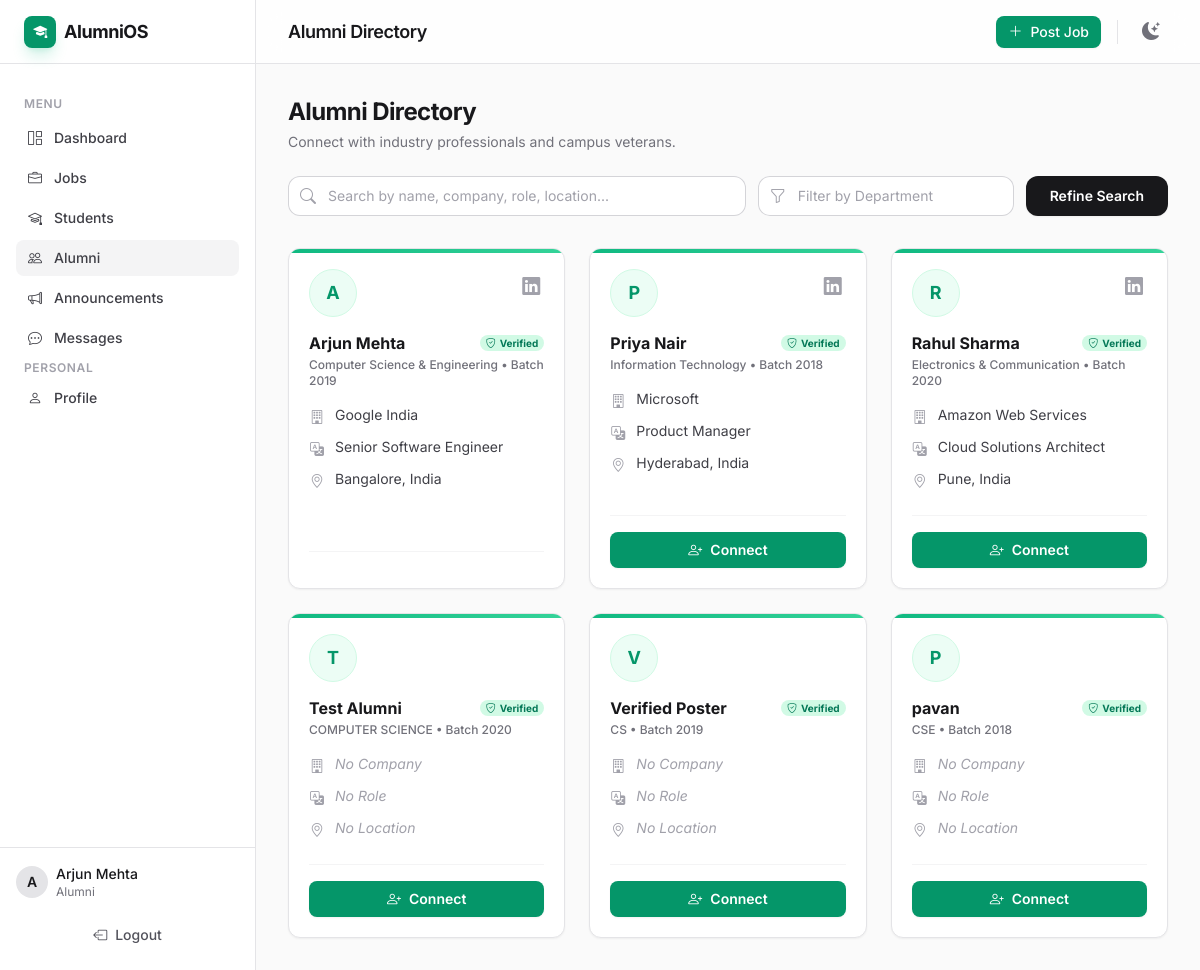
Page /alumni (signed in) on the committed database.
### app.py (models this page shows)
class User(db.Model, UserMixin):
    id = db.Column(db.Integer, primary_key=True)
    role = db.Column(db.String(20), nullable=False, index=True)
    full_name = db.Column(db.String(120), nullable=False)
    email = db.Column(db.String(120), unique=True, nullable=False, index=True)
    password_hash = db.Column(db.String(255), nullable=False)
    batch = db.Column(db.String(20), default="")
    department = db.Column(db.String(80), default="")
    company = db.Column(db.String(120), default="")
    job_role = db.Column(db.String(120), default="")
    location = db.Column(db.String(120), default="")
    linkedin = db.Column(db.String(200), default="")
    bio = db.Column(db.Text, default="")
    skills = db.Column(db.String(500), default="")  # Comma-separated skills
    roll_number = db.Column(db.String(100), unique=True, nullable=True)
    joined_year = db.Column(db.String(10), default="")
    graduation_duration = db.Column(db.String(20), default="")
    resume_filename = db.Column(db.String(255), default="")
    resume_embedding = db.Column(db.PickleType, nullable=True)
    resume_ml_status = db.Column(db.String(20), default="none")  # none, processing, completed, failed
    is_verified = db.Column(db.Boolean, default=False)
    verification_status = db.Column(db.String(20), default="pending")  # pending, approved, rejected
    verified_by_id = db.Column(db.Integer, db.ForeignKey("user.id"), nullable=True)
    verified_at = db.Column(db.DateTime, nullable=True)
    created_at = db.Column(db.DateTime, default=datetime.utcnow)
    failed_login_attempts = db.Column(db.Integer, default=0)
    account_locked_until = db.Column(db.DateTime, nullable=True)

### app.py (the view, shortened to what this page needs)
    @app.route("/alumni")
    @login_required
    def alumni_directory():
        if current_user.role == ROLE_ALUMNI and not current_user.is_verified:
            flash("Your profile must be verified by an admin before you can view the directory.", "warning")
            return redirect(url_for('dashboard'))
        q = request.args.get("q", "").strip()
        dept = request.args.get("dept", "").strip()
        query = User.query.filter_by(role=ROLE_ALUMNI, is_verified=True)
        if dept:
            query = query.filter(User.department.ilike(f"%{dept}%"))
        users = query.order_by(User.full_name.asc()).all()
        for u in users:
            conn = Connection.query.filter(
                db.or_(
                    db.and_(Connection.sender_id == current_user.id, Connection.receiver_id == u.id),
                    db.and_(Connection.sender_id == u.id, Connection.receiver_id == current_user.id)
                )
            ).first()
            if conn:
                u.connection_status = conn.status
                u.connection_id = conn.id
                u.connection_sender = conn.sender_id
            else:
                u.connection_status = "none"
        return render_template("alumni.html", users=users, q=q, dept=dept)

### templates/alumni.html (shortened to what this page needs)
{% extends "base.html" %}
{% block header_title %}Alumni Directory{% endblock %}
{% block content %}
<div class="mb-6 flex items-center justify-between">
  <div>
    <h2 class="text-2xl font-bold tracking-tight text-zinc-900 dark:text-zinc-100">Alumni Directory</h2>
    <p class="text-sm text-zinc-500 dark:text-zinc-400 mt-1">Connect with industry professionals and campus veterans.</p>
  </div>
</div>
<form class="flex flex-col md:flex-row gap-3 mb-8" method="GET" action="{{ url_for('alumni_directory') }}">
  <div class="flex-1 relative border-0">
    <div class="pointer-events-none absolute inset-y-0 left-0 flex items-center pl-3">
    </div>
    <input type="text" name="q" value="{{ q }}" placeholder="Search by name, company, role, location..." class="block w-full rounded-xl border-0 py-2.5 pl-10 pr-4 text-zinc-900 dark:text-zinc-100 dark:bg-zinc-800/50 ring-1 ring-inset ring-zinc-300 dark:ring-zinc-700 placeholder:text-zinc-400 focus:ring-2 focus:ring-inset focus:ring-primary-600 sm:text-sm transition-shadow">
  </div>
  <div class="w-full md:w-64 relative border-0">
    <div class="pointer-events-none absolute inset-y-0 left-0 flex items-center pl-3">
    </div>
    <input type="text" name="dept" value="{{ dept }}" placeholder="Filter by Department" class="block w-full rounded-xl border-0 py-2.5 pl-10 pr-4 text-zinc-900 dark:text-zinc-100 dark:bg-zinc-800/50 ring-1 ring-inset ring-zinc-300 dark:ring-zinc-700 placeholder:text-zinc-400 focus:ring-2 focus:ring-inset focus:ring-primary-600 sm:text-sm transition-shadow">
  </div>
  <button type="submit" class="inline-flex items-center justify-center rounded-xl bg-zinc-900 dark:bg-white px-6 py-2.5 text-sm font-semibold text-white dark:text-zinc-900 shadow-sm hover:bg-zinc-800 dark:hover:bg-zinc-100 focus:outline-none focus:ring-2 focus:ring-zinc-900 transition-colors whitespace-nowrap">
    Refine Search
  </button>
</form>
<div class="grid grid-cols-1 md:grid-cols-2 lg:grid-cols-3 xl:grid-cols-4 gap-6">
  {% for u in users %}
    <div class="bg-white dark:bg-zinc-900 border border-zinc-200 dark:border-zinc-800 rounded-xl shadow-sm hover:shadow-md transition-shadow duration-200 flex flex-col group relative overflow-hidden">
      <div class="absolute top-0 inset-x-0 h-1 bg-gradient-to-r from-primary-500 to-emerald-400"></div>
      <div class="p-5 flex-1 flex flex-col">
        <div class="flex items-start justify-between mb-4">
          <div class="w-12 h-12 rounded-full bg-primary-50 dark:bg-primary-500/10 text-primary-600 dark:text-primary-400 flex items-center justify-center text-lg font-bold border border-primary-100 dark:border-primary-500/20 shrink-0">
            {{ u.full_name[0]|upper }}
          </div>
          {% if u.linkedin %}
            <a href="{{ u.linkedin }}" target="_blank" rel="noopener noreferrer" class="text-zinc-400 hover:text-blue-600 dark:hover:text-blue-400 transition-colors p-1" title="LinkedIn Profile">
              <i class="bi bi-linkedin text-lg"></i>
            </a>
          {% endif %}
        </div>
        <div>
          <h3 class="text-base font-bold text-zinc-900 dark:text-zinc-100 group-hover:text-primary-600 dark:group-hover:text-primary-400 transition-colors leading-tight flex items-center justify-between">
            <span>{{ u.full_name }}</span>
            {% if u.is_verified %}
              <span class="inline-flex items-center rounded-full bg-emerald-100 px-1.5 py-0.5 text-[10px] font-bold text-emerald-700 dark:bg-emerald-500/10 dark:text-emerald-400 shrink-0 ml-2" title="Verified Alumni Portal Member">
                <i class="bi bi-shield-check mr-1"></i> Verified
              </span>
            {% endif %}
          </h3>
          <p class="text-xs text-zinc-500 dark:text-zinc-400 mt-1 font-medium">{{ u.department }} • Batch {{ u.batch }}</p>
        </div>
        <div class="mt-4 space-y-2.5 flex-1 text-sm text-zinc-700 dark:text-zinc-300">
          <div class="flex items-start gap-2.5">
            <i class="bi bi-building text-zinc-400 mt-0.5 w-4 text-center"></i>
            <span class="truncate" title="{{ u.company or 'Not provided' }}">{{ u.company or '<span class="text-zinc-400 italic">No Company</span>'|safe }}</span>
          </div>
          <div class="flex items-start gap-2.5">
            <i class="bi bi-translate text-zinc-400 mt-0.5 w-4 text-center"></i>
            <span class="truncate" title="{{ u.job_role or 'Not provided' }}">{{ u.job_role or '<span class="text-zinc-400 italic">No Role</span>'|safe }}</span>
          </div>
          <div class="flex items-start gap-2.5">
            <i class="bi bi-geo-alt text-zinc-400 mt-0.5 w-4 text-center"></i>
            <span class="truncate" title="{{ u.location or 'Not provided' }}">{{ u.location or '<span class="text-zinc-400 italic">No Location</span>'|safe }}</span>
          </div>
        </div>
        <div class="mt-6 pt-4 border-t border-zinc-100 dark:border-zinc-800/50 flex flex-col gap-2">
            {% if u.id != current_user.id %}
              {% if u.connection_status == 'accepted' %}
                <a href="{{ url_for('chat', user_id=u.id) }}" class="w-full inline-flex items-center justify-center rounded-lg border border-zinc-300 dark:border-zinc-700 bg-white dark:bg-zinc-800 px-4 py-2 text-sm font-medium text-zinc-700 dark:text-zinc-200 shadow-sm hover:bg-zinc-50 dark:hover:bg-zinc-700/50 hover:border-primary-300 dark:hover:border-primary-700 transition-all group-hover:bg-primary-50 dark:group-hover:bg-primary-500/10 group-hover:text-primary-700 dark:group-hover:text-primary-400">
                  <i class="bi bi-chat-dots mr-2"></i> Send Message
                </a>
              {% else %}
                <form method="post" action="{{ url_for('send_connection', user_id=u.id) }}" class="w-full">
                    <button type="submit" class="w-full inline-flex items-center justify-center rounded-lg bg-primary-600 px-4 py-2 text-sm font-semibold text-white shadow-sm hover:bg-primary-700 transition-colors">
                      <i class="bi bi-person-plus mr-2"></i> Connect
                    </button>
                </form>
              {% endif %}
            {% endif %}
        </div>
      </div>
    </div>
  {% endfor %}
</div>
{% endblock %}

### templates/base.html (shortened to what this page needs)
<!DOCTYPE html>
<html lang="en" class="antialiased">
<head>
    <link rel="stylesheet" href="https://cdn.jsdelivr.net/npm/bootstrap-icons@1.11.3/font/bootstrap-icons.min.css">
    <script src="https://cdn.tailwindcss.com"></script>
    <link rel="stylesheet" href="{{ url_for('static', filename='css/style.css') }}">
</head>
<body class="bg-zinc-50 text-zinc-900 dark:bg-zinc-950 dark:text-zinc-100 flex h-screen overflow-hidden selection:bg-primary-500/30">
    {% if current_user.is_authenticated %}
    <aside class="w-64 flex-shrink-0 border-r border-zinc-200 dark:border-zinc-800 bg-white dark:bg-zinc-900 flex flex-col transition-colors duration-200 hidden md:flex">
        <div class="h-16 flex items-center px-6 border-b border-zinc-200 dark:border-zinc-800">
            <a href="{{ url_for('index') }}" class="flex items-center gap-2 font-bold text-lg tracking-tight hover:opacity-80 transition-opacity">
                <span class="w-8 h-8 rounded-lg bg-primary-600 text-white flex items-center justify-center shadow-primary-500/20 shadow-lg">
                    <i class="bi bi-mortarboard-fill text-sm"></i>
                </span>
                <span>AlumniOS</span>
            </a>
        </div>
        <nav class="flex-1 overflow-y-auto p-4 space-y-1">
            {% if current_user.is_authenticated %}
                <div class="text-xs font-semibold text-zinc-400 dark:text-zinc-500 uppercase tracking-wider mb-2 mt-4 px-2">Menu</div>
                <a href="{{ url_for('dashboard') }}" class="flex items-center gap-3 px-3 py-2 rounded-lg text-sm font-medium transition-colors hover:bg-zinc-100 dark:hover:bg-zinc-800/50 text-zinc-700 dark:text-zinc-300 ">
                    <i class="bi bi-grid-1x2"></i> Dashboard
                </a>
                <a href="{{ url_for('jobs') }}" class="flex items-center gap-3 px-3 py-2 rounded-lg text-sm font-medium transition-colors hover:bg-zinc-100 dark:hover:bg-zinc-800/50 text-zinc-700 dark:text-zinc-300 ">
                    <i class="bi bi-briefcase"></i> Jobs
                </a>
                {% if current_user.role in ["alumni", "admin"] %}
                <a href="{{ url_for('students_directory') }}" class="flex items-center gap-3 px-3 py-2 rounded-lg text-sm font-medium transition-colors hover:bg-zinc-100 dark:hover:bg-zinc-800/50 text-zinc-700 dark:text-zinc-300 ">
                    <i class="bi bi-mortarboard"></i> Students
                </a>
                {% endif %}
                <a href="{{ url_for('alumni_directory') }}" class="flex items-center gap-3 px-3 py-2 rounded-lg text-sm font-medium transition-colors hover:bg-zinc-100 dark:hover:bg-zinc-800/50 text-zinc-700 dark:text-zinc-300 {% if request.endpoint == 'alumni_directory' %}bg-zinc-100 dark:bg-zinc-800/80 text-primary-600 dark:text-white{% endif %}">
                    <i class="bi bi-people"></i> Alumni
                </a>
                <a href="{{ url_for('announcements') }}" class="flex items-center gap-3 px-3 py-2 rounded-lg text-sm font-medium transition-colors hover:bg-zinc-100 dark:hover:bg-zinc-800/50 text-zinc-700 dark:text-zinc-300 ">
                    <i class="bi bi-megaphone"></i> Announcements
                </a>
                <a href="{{ url_for('messages') }}" class="flex items-center gap-3 px-3 py-2 rounded-lg text-sm font-medium transition-colors hover:bg-zinc-100 dark:hover:bg-zinc-800/50 text-zinc-700 dark:text-zinc-300 ">
                    <i class="bi bi-chat-dots"></i> Messages
                </a>
                <div class="text-xs font-semibold text-zinc-400 dark:text-zinc-500 uppercase tracking-wider mb-2 mt-6 px-2">Personal</div>
                <a href="{{ url_for('profile') }}" class="flex items-center gap-3 px-3 py-2 rounded-lg text-sm font-medium transition-colors hover:bg-zinc-100 dark:hover:bg-zinc-800/50 text-zinc-700 dark:text-zinc-300 ">
                    <i class="bi bi-person"></i> Profile
                </a>
            {% else %}
                <a href="{{ url_for('choose_login') }}" class="flex items-center gap-3 px-3 py-2 rounded-lg text-sm font-medium transition-colors bg-primary-600 hover:bg-primary-700 text-white shadow-sm mt-4">
                    <i class="bi bi-box-arrow-in-right"></i> Login to Portal
                </a>
            {% endif %}
        </nav>
        {% if current_user.is_authenticated %}
        <div class="p-4 border-t border-zinc-200 dark:border-zinc-800">
            <div class="flex items-center justify-between mb-4">
                <div class="flex items-center gap-2 overflow-hidden">
                    <div class="w-8 h-8 rounded-full bg-zinc-200 dark:bg-zinc-700 flex items-center justify-center text-sm font-semibold flex-shrink-0">
                        {{ current_user.full_name[0]|upper }}
                    </div>
                    <div class="truncate">
                        <div class="text-sm font-medium truncate">{{ current_user.full_name }}</div>
                        <div class="text-xs text-zinc-500 dark:text-zinc-400 truncate capitalize">{{ current_user.role }}</div>
                    </div>
                </div>
            </div>
            <a href="{{ url_for('logout') }}" class="w-full flex items-center justify-center gap-2 px-3 py-2 rounded-lg text-sm font-medium text-zinc-600 dark:text-zinc-400 hover:text-red-600 dark:hover:text-red-400 hover:bg-red-50 dark:hover:bg-red-950/30 transition-colors border border-transparent hover:border-red-100 dark:hover:border-red-900/50">
                <i class="bi bi-box-arrow-left"></i> Logout
            </a>
        </div>
        {% endif %}
    </aside>
    {% endif %}
    <div class="flex-1 flex flex-col min-w-0 transition-colors duration-200">
        <header class="h-16 flex-shrink-0 bg-white/80 dark:bg-zinc-900/80 backdrop-blur-md border-b border-zinc-200 dark:border-zinc-800 flex items-center justify-between px-4 sm:px-6 lg:px-8 z-10">
            <div class="flex items-center gap-4">
                <h1 class="text-lg font-semibold tracking-tight">{% block header_title %}Overview{% endblock %}</h1>
            </div>
            <div class="flex items-center gap-3">
                {% if current_user.is_authenticated %}
                    {% if current_user.role == "alumni" %}
                        <a href="{{ url_for('job_new') }}" class="hidden sm:inline-flex items-center gap-2 px-3 py-1.5 text-sm font-medium rounded-lg text-white bg-primary-600 hover:bg-primary-700 transition-colors shadow-sm">
                            <i class="bi bi-plus-lg"></i> Post Job
                        </a>
                    {% endif %}
                {% endif %}
                <button id="theme-toggle" class="p-2 text-zinc-500 dark:text-zinc-400 hover:bg-zinc-100 dark:hover:bg-zinc-800 rounded-lg transition-colors focus:outline-none focus:ring-2 focus:ring-primary-500/50" aria-label="Toggle Dark Mode">
                    <i id="theme-toggle-dark-icon" class="bi bi-moon-stars-fill hidden text-lg"></i>
                </button>
            </div>
        </header>
        <main class="flex-1 overflow-y-auto p-4 sm:p-6 lg:p-8">
            <div class="max-w-7xl mx-auto">
                {% block content %}{% endblock %}
            </div>
        </main>
    </div>
</body>
</html>

### rows in the picture
User: full_name "A", full_name "Arjun Mehta", role "Alumni", is_verified True (drawn), department "Computer Science & Engineering", batch "2019", company "Google India", job_role "Senior Software Engineer", location "Bangalore, India"
User: full_name "P", full_name "Priya Nair", is_verified True (drawn), department "Information Technology", batch "2018", company "Microsoft", job_role "Product Manager", location "Hyderabad, India"
User: full_name "R", full_name "Rahul Sharma", is_verified True (drawn), department "Electronics & Communication", batch "2020", company "Amazon Web Services", job_role "Cloud Solutions Architect", location "Pune, India"
User: full_name "T", full_name "Test Alumni", is_verified True (drawn), department "COMPUTER SCIENCE", batch "2020", company "No Company", job_role "No Role", location "No Location"
User: full_name "V", full_name "Verified Poster", is_verified True (drawn), department "CS", batch "2019", company "No Company", job_role "No Role", location "No Location"
User: full_name "P", full_name "pavan", is_verified True (drawn), department "CSE", batch "2018", company "No Company", job_role "No Role", location "No Location"
